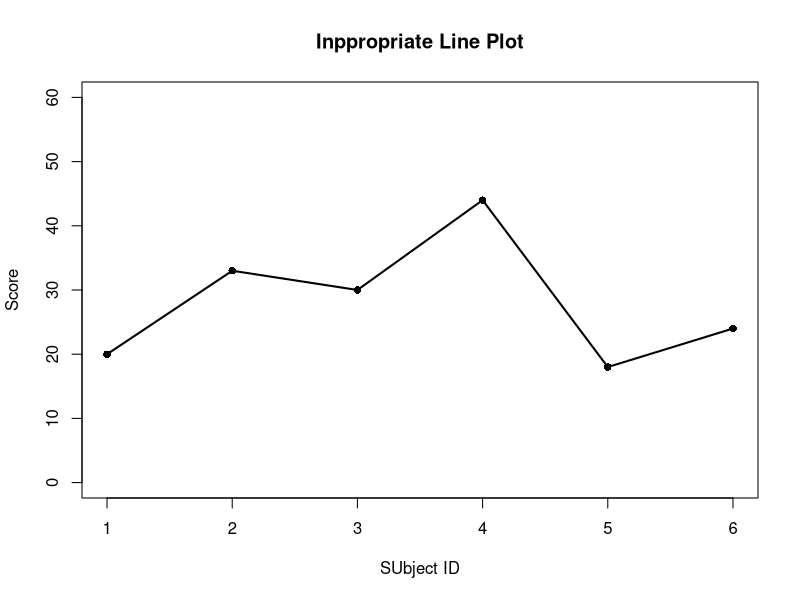
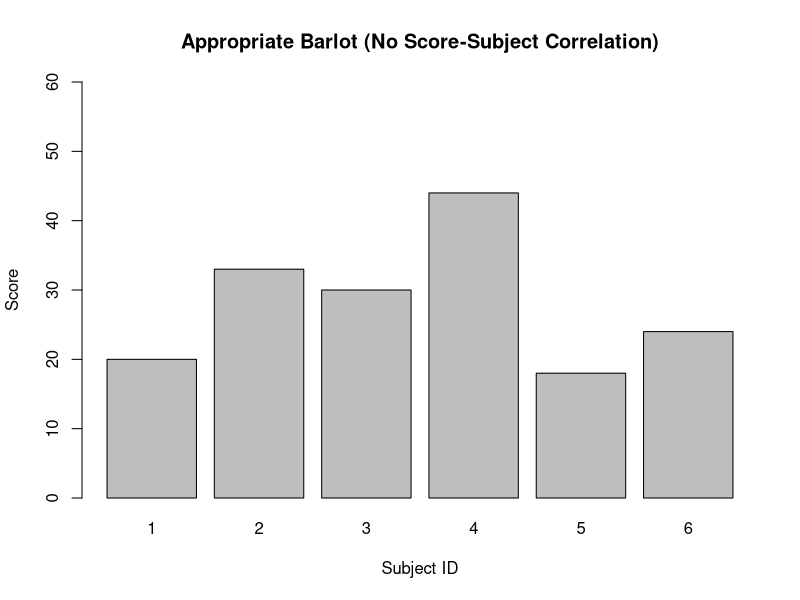
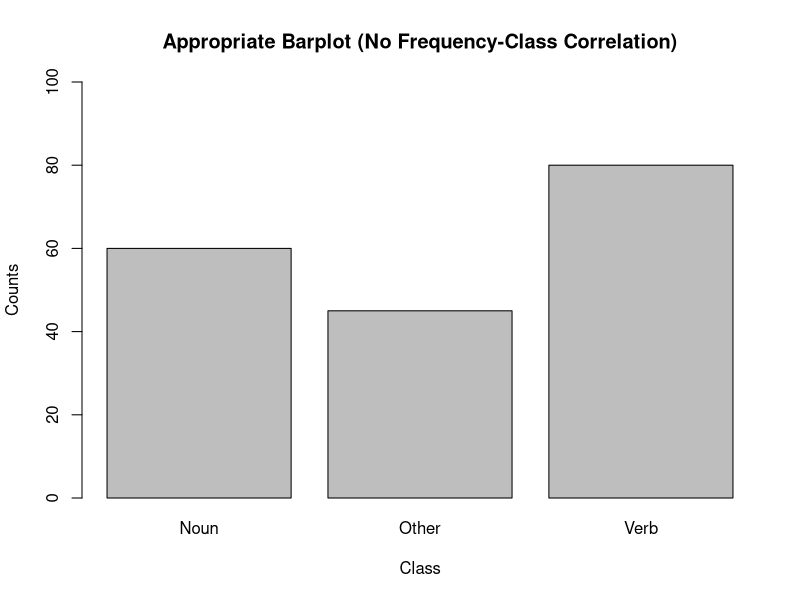
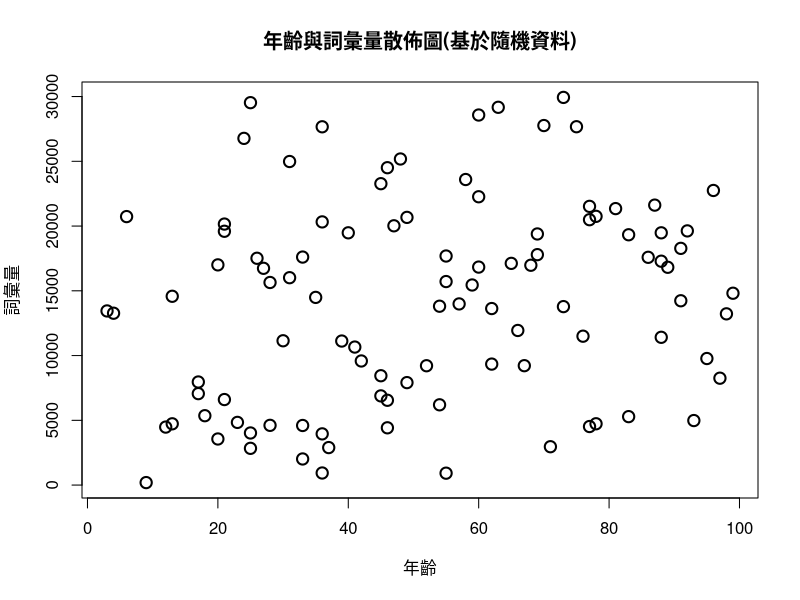
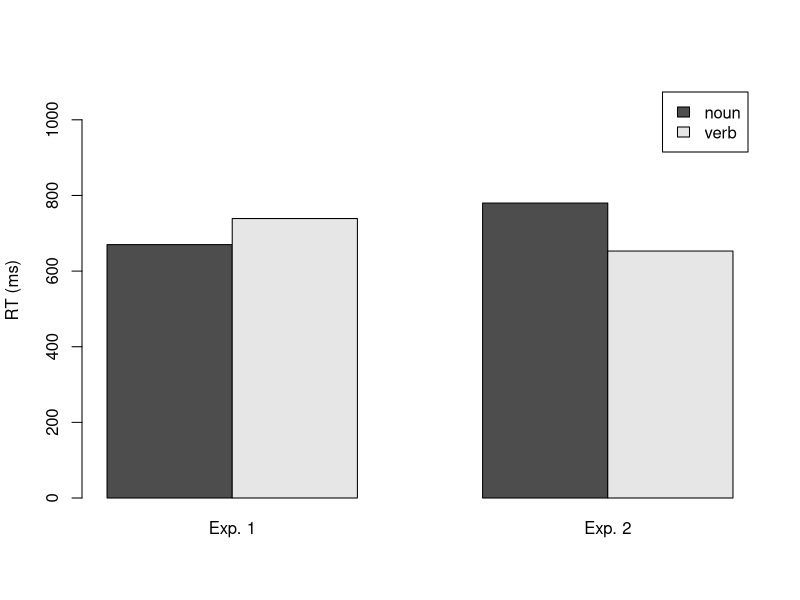
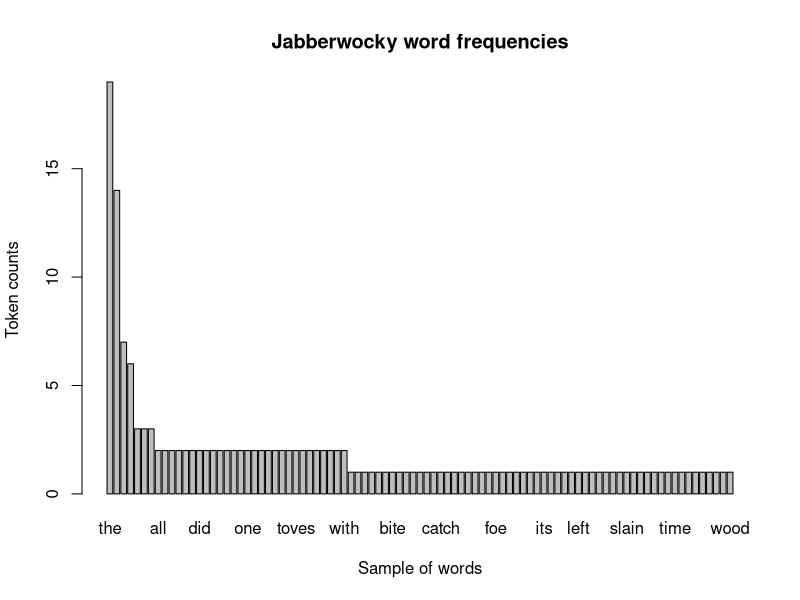
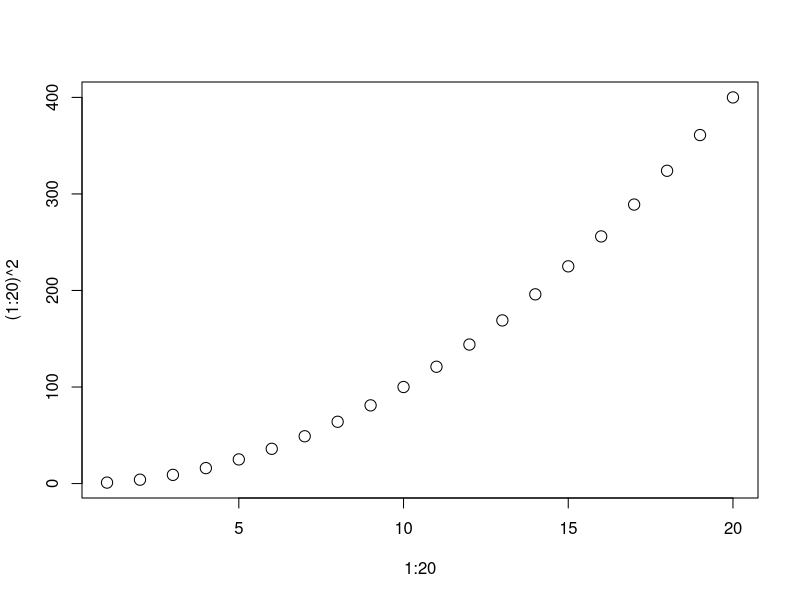
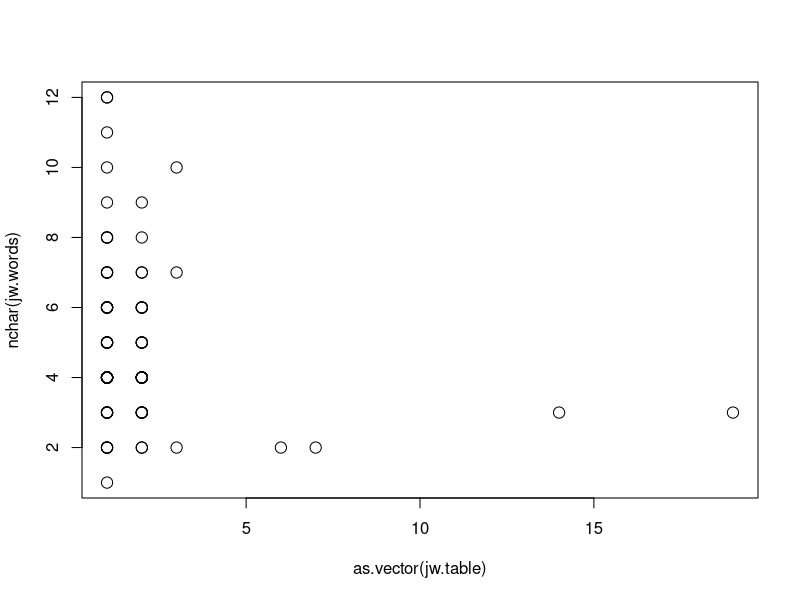

The R source for these figures, in order:
#Figure 11
dataPoints = c(20, 33, 30, 44, 18, 24)
dataLabel = c(1, 2, 3, 4, 5, 6)

badLineData = data.frame(Score = dataPoints, Labels = dataLabel)

tiff(filename = "ch3.figure11.tif", width = 1800, height = 1350, units = "px",
    bg = "white", res = 300)

plot(badLineData$Score~badLineData$Label, 
     main = "Inppropriate Line Plot",
     ylab = "Score", 
     xlab = "SUbject ID", 
     ylim = c(0, 60),
     lwd = 2, pch = 16, type = "o")

dev.off()

# Figure 12a
tiff(filename = "ch3.figure12a.tif", width = 1800, height = 1350, units = "px",
    bg = "white", res = 300)

barplot(badLineData$Score ~ badLineData$Label, 
     main = "Appropriate Barlot (No Score-Subject Correlation)",
     ylab = "Score", 
     xlab = "Subject ID", 
     ylim = c(0, 60))

dev.off()

# Figure 12b
dataPoints = c(80, 60, 45)
dataLabel = c("Verb", "Noun", "Other")

goodBarPlotData = data.frame(Score = dataPoints, Labels = dataLabel)

tiff(filename = "ch3.figure12b.tif", width = 1800, height = 1350, units = "px",
    bg = "white", res = 300)

barplot(goodBarPlotData$Score ~ goodBarPlotData$Label, 
        main = "Appropriate Barplot (No Frequency-Class Correlation)",
        ylab = "Counts", 
        xlab = "Class", 
        ylim = c(0, 100))

dev.off()

# Figure 14
set.seed(100)
fakeAge = round(runif(100) * 100)
set.seed(200)
fakeVocSize = round(runif(100) * 30000)

fakeAgeVocCor = data.frame(Age = fakeAge, VocSize = fakeVocSize)

tiff(filename = "ch3.figure14.tif", width = 1800, height = 1350, units = "px",
    bg = "white", res = 300)

plot(fakeAgeVocCor$VocSize ~ fakeAgeVocCor$Age,
     main = "年齡與詞彙量散佈圖(基於隨機資料)",
     ylab = "詞彙量", 
     xlab = "年齡", 
     lwd = 2, pch = 1, cex = 1.5, type = "p")

dev.off()

# Figure 16
RTs = c(670, 739, 780, 653)	
results.mat = matrix(RTs, nrow = 2)
rownames(results.mat) = c("nouns","verbs") 		
colnames(results.mat) = c("Exp. 1","Exp. 2")	

tiff(filename = "ch3.figure16.tif", width = 1800, height = 1350, units = "px",
    bg = "white", res = 300)

barplot(results.mat,			
	beside=TRUE,				
	names.arg=c("Exp. 1","Exp. 2"),	
	legend.text=c("noun","verb"),	
	ylim = c(0,1100),			
	ylab = "RT (ms)"			
)

dev.off()

# Figure 17
jabberwocky = readLines("Jabberwocky_OnlyWords.txt")
jw.table = sort(table(jabberwocky), decreasing=TRUE)

tiff(filename = "ch3.figure17.tif", width = 3000, height = 1350, units = "px",
    bg = "white", res = 300)

barplot(jw.table, beside=T, names.arg=names(jw.table), 
        ylab = "Token counts", main="Jabberwocky word frequencies", 
        xlab = "Sample of words")

dev.off()

# Figure 18
tiff(filename = "ch3.figure18.tif", width = 1800, height = 1350, units = "px",
    bg = "white", res = 300)

plot(x = 1:20, y = (1:20)^2,
     pch = 1, cex = 1.5, type = "p")

dev.off()

# Figure 19
jw.words = names(jw.table)	
jw.freq = as.vector(jw.table)	
word.lens = nchar(jw.words)	

tiff(filename = "ch3.figure19.tif", width = 1800, height = 1350, units = "px",
    bg = "white", res = 300)

plot(x = as.vector(jw.table), y = nchar(jw.words),
     pch = 1, cex = 1.5, type = "p")

dev.off()

# Figure 20
tiff(filename = "ch3.figure20.tif", width = 1800, height = 1350, units = "px",
    bg = "white", res = 300)

plot(x = 1:20, y = (1:20)^2, pch = 1:20,
     cex = 1.5, type = "p") 

dev.off()

# Figure 21
tiff(filename = "ch3.figure21.tif", width = 1800, height = 1350, units = "px",
    bg = "white", res = 300)

plot(x = 1:20, y = (1:20)^2, type = "l", lwd = 2)

dev.off()

# Figure 22
library(ggplot2)

expType = c(rep("Exp I",2), rep("Exp II", 2))
wordType = rep(c("noun", "verb"), 2)

RTs = c(670,739,780,653) 
results.data = data.frame(Exp = expType, Word = wordType, RT = RTs)

results.plot = ggplot(data = results.data, 
                      mapping = aes(x = Exp, y = RT, fill = Word))
results.plot = results.plot + 
  geom_bar(position = "dodge", color = "black", stat = "identity") +
  scale_fill_manual(values = c("black", "gray")) +
  ylab("RT (ms)") +
  theme_bw()

ggsave(file = "ch3.figure22.tiff", width = 1800, height = 1350, units = "px",
       dpi = 300)
